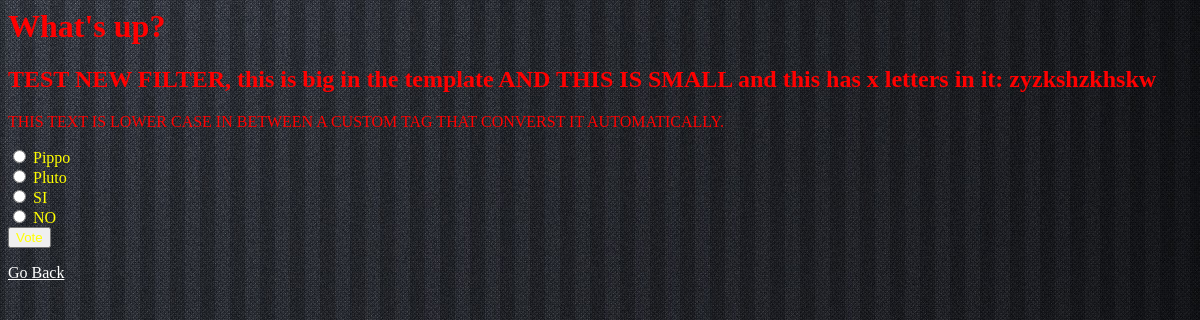
The page /polls/1/ on the database its author committed.
### polls/models.py (models this page shows, shortened)
class Question(models.Model):
	question_text = models.CharField(max_length=200)
	pub_date = models.DateTimeField('date_published')

class Choice(models.Model):
	question = models.ForeignKey(Question)
	choice_text = models.CharField(max_length=200)
	votes = models.IntegerField(default=0)

### polls/views.py (the view)
# urls.py: url(r'^(?P<pk>[0-9]+)/$', views.DetailView.as_view(), name='detail'),
class DetailView(generic.DetailView):
	model = Question
	template_name = 'polls/detail.html'
	def get_queryset(self):
		return Question.objects.filter(pub_date__lte=timezone.now())

### polls/templatetags/polls_extra.py (called while the page is built)
def cut(value, arg):
	return value.replace(arg, '')

def lower(value):
	return value.lower()

@register.filter(name='upper')
def upper(value):
	return value.upper()

def do_upper(parser, token):
	nodelist = parser.parse(('endupper',))
	parser.delete_first_token()
	return UpperNode(nodelist)

	def render(self, context):
		output = self.nodelist.render(context)
		return output.upper()

### polls/templates/polls/detail.html (shortened to what this page needs)
{% load staticfiles %}
{% load polls_extra %}
<link rel="stylesheet" type="text/css" href="{% static 'polls/style.css' %}" />
<h1> {{ question.question_text }}</h1>
<h2>TEST NEW FILTER, {{ "THIS IS BIG IN THE TEMPLATE"|lower }}  AND {{ "this is small"|upper }} and this has x letters in it: {{ "xxzyzkshzkxxhskwxx"|cut:"x" }}</h2>
<p>
</p>
<form action="{% url 'polls:vote' question.id %}" method="post">
{% for choice in question.choice_set.all %}
	<input type="radio" name="choice" id="choice{{ forloop.counter }}" value="{{ choice.id }}" />
	<label for="choice{{ forloop.counter }}">{{ choice.choice_text }}</label><br />
{% endfor %}
<input type="submit" value="Vote" />
</form>
<a href="{% url 'polls:index' %}">Go Back</a>

### polls/static/polls/style.css (style rules this page uses)
a { color: white; }
h1, h2, h3, h4, h5 { color: red; }
p { color:red; }
input, label { color:yellow; }

### rows shown on the page
Question: question_text "What's up?"
Choice: choice_text "Pippo"
Choice: choice_text "Pluto"
Choice: choice_text "SI"
Choice: choice_text "NO"

### other values the page prints
{{ "THIS IS BIG IN THE TEMPLATE"|lower }} "this is big in the template"
{{ "this is small"|upper }} "THIS IS SMALL"
{{ "xxzyzkshzkxxhskwxx"|cut:"x" }} "zyzkshzkhskw"
